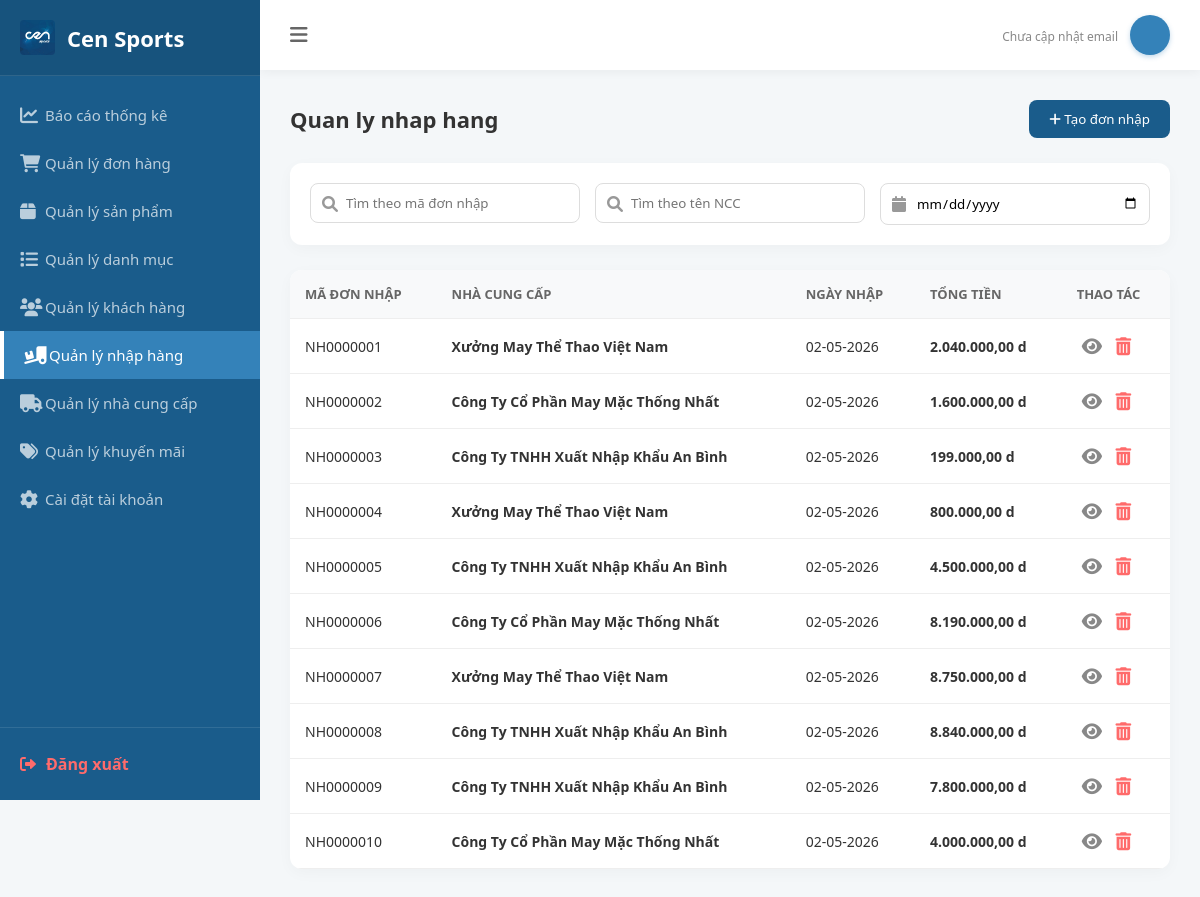
/quan-ly-nhap-hang/, run on the app's committed database.
### QuanLyNhapHang/models.py (models this page shows, shortened)
class NhapHang(models.Model):
    NH_Ma = models.CharField(max_length=9, primary_key=True)
    NCC_Ma = models.ForeignKey(NhaCungCap, on_delete=models.CASCADE)
    NH_Ngay = models.DateField(auto_now_add=True)
    NH_TongTien = models.DecimalField(max_digits=10, decimal_places=2)

### QuanLyNhaCungCap/models.py (models this page shows, shortened)
class NhaCungCap(models.Model):
    NCC_Ma = models.CharField(max_length=9, primary_key=True)
    NCC_Ten = models.CharField(max_length=100)
    NCC_SDT = models.CharField(max_length=10)
    NCC_DChi = models.TextField()

### QuanLyNhapHang/views.py (the view)
# urls.py: path('quan-ly-nhap-hang/', views.nhap_hang_view, name='quan_ly_nhap_hang'),
def nhap_hang_view(request):
    ma_search = request.GET.get("ma_search", "").strip()
    ncc_search = request.GET.get("ncc_search", "").strip()
    ngay_search = request.GET.get("ngay_search", "").strip()
    don_nhaps = NhapHang.objects.select_related("NCC_Ma").all()
    if ma_search:
        don_nhaps = don_nhaps.filter(NH_Ma__icontains=ma_search)
    if ncc_search:
        don_nhaps = don_nhaps.filter(NCC_Ma__NCC_Ten__icontains=ncc_search)
    if ngay_search:
        don_nhaps = don_nhaps.filter(NH_Ngay=ngay_search)
    context = {
        "ds_nhap_hang": don_nhaps.order_by("NH_Ma"),
        "nha_cung_cap": NhaCungCap.objects.all(),
        "san_pham": SanPham.objects.all(),
        "ma_search": ma_search,
        "ncc_search": ncc_search,
        "ngay_search": ngay_search,
    }
    return render(request, "QuanLyNhapHang/QuanLyNhapHang.html", context)

### gioHang/context_processors.py (called while the page is built, shortened)
def cart_count_processor(request):
    return {'cart_count': 0}

### QuanLyNhapHang/templates/QuanLyNhapHang/QuanLyNhapHang.html (shortened to what this page needs)
{% extends "staff/base_staff.html" %}
{% block content %}
<div class="page-header">
    <h2 class="page-title">Quan ly nhap hang</h2>
    <button class="btn-create" onclick="openModal('modalCreate')"><i class="fa fa-plus"></i> Tạo đơn nhập</button>
</div>
<form method="GET" class="filter-bar" id="importSearchForm">
    <div class="search-input">
        <i class="fa fa-search"></i>
        <input
            type="text"
            name="ma_search"
            id="maSearchInput"
            placeholder="Tìm theo mã đơn nhập"
            value="{{ ma_search }}"
            autocomplete="off"
        >
    </div>
    <div class="search-input">
        <i class="fa fa-search"></i>
        <input
            type="text"
            name="ncc_search"
            id="nccSearchInput"
            placeholder="Tìm theo tên NCC"
            value="{{ ncc_search }}"
            autocomplete="off"
        >
    </div>
    <div class="search-input">
        <i class="fa fa-calendar"></i>
        <input
            type="date"
            name="ngay_search"
            id="ngaySearchInput"
            value="{{ ngay_search }}"
            autocomplete="off"
        >
    </div>
</form>
<div class="table-container">
    <table>
        <thead>
            <tr>
                <th>Mã đơn nhập</th>
                <th>Nhà cung cấp</th>
                <th>Ngày nhập</th>
                <th>Tổng tiền</th>
                <th>Thao tác</th>
            </tr>
        </thead>
        <tbody id="importTableBody">
            {% for nhap in ds_nhap_hang %}
            <tr>
                <td>{{ nhap.NH_Ma }}</td>
                <td><b>{{ nhap.NCC_Ma.NCC_Ten }}</b></td>
                <td>{{ nhap.NH_Ngay|date:"d-m-Y" }}</td>
                <td><b>{{ nhap.NH_TongTien }} d</b></td>
                <td>
                    <button class="btn-action btn-view" onclick="openDetailModal('{{ nhap.NH_Ma }}')"><i class="fa fa-eye"></i></button>
                    <button class="btn-action btn-delete" onclick="openDeleteModal('{{ nhap.NH_Ma }}', this)"><i class="fa fa-trash-alt"></i></button>
                </td>
            </tr>
            {% empty %}
            <tr>
                <td colspan="5" style="text-align: center; padding: 40px; color: #999;">Chua co du lieu don nhap</td>
            </tr>
            {% endfor %}
        </tbody>
    </table>
</div>
{% endblock %}

### templates/staff/base_staff.html (style rules this page uses)
:root { --primary-color: #3482b9; --dark-blue: #1a5c8b; --sidebar-width: 260px; --bg-light: #f4f7f9; --text-muted: rgba(255, 255, 255, 0.7); }
* { margin: 0; padding: 0; box-sizing: border-box; font-family: 'Segoe UI', Tahoma, Geneva, Verdana, sans-serif; }
body { display: flex; background-color: var(--bg-light); min-height: 100vh; }

### QuanLyNhapHang/templates/QuanLyNhapHang/QuanLyNhapHang.html (style rules this page uses)
.page-header { display: flex; justify-content: space-between; align-items: center; margin-bottom: 25px; }
.page-title { font-size: 22px; color: #333; font-weight: 700; }
.filter-bar { display: grid; grid-template-columns: repeat(3, 1fr); gap: 15px; background: white; padding: 20px; border-radius: 12px; box-shadow: 0 4px 15px rgba(0,0,0,0.03); margin-bottom: 25px; }
.search-input { position: relative; }
.search-input i { position: absolute; left: 12px; top: 50%; transform: translateY(-50%); color: #999; }
.search-input input { width: 100%; padding: 10px 10px 10px 35px; border: 1px solid #ddd; border-radius: 8px; outline: none; }
.table-container { background: white; border-radius: 12px; box-shadow: 0 4px 15px rgba(0,0,0,0.03); overflow: hidden; }
table { width: 100%; border-collapse: collapse; }
thead { background: #f8f9fa; border-bottom: 1px solid #eee; }
th { padding: 15px; text-align: left; font-size: 13px; color: #666; text-transform: uppercase; }
td { padding: 15px; border-bottom: 1px solid #eee; font-size: 14px; color: #333; }
.btn-create { background: #1a5c8b; color: white; padding: 10px 20px; border-radius: 8px; border: none; cursor: pointer; }
.btn-action { border: none; background: none; cursor: pointer; font-size: 18px; margin: 0 5px; }
.btn-view { color: #888; }
.btn-delete { color: #ff6b6b; }

### data on the page
NhapHang: NH_Ma "NH0000001", NCC_Ma.NCC_Ten "Xưởng May Thể Thao Việt Nam", NH_Ngay "02-05-2026", NH_TongTien "2.040.000,00"
NhapHang: NH_Ma "NH0000002", NCC_Ma.NCC_Ten "Công Ty Cổ Phần May Mặc Thống Nhất", NH_Ngay "02-05-2026", NH_TongTien "1.600.000,00"
NhapHang: NH_Ma "NH0000003", NCC_Ma.NCC_Ten "Công Ty TNHH Xuất Nhập Khẩu An Bình", NH_Ngay "02-05-2026", NH_TongTien "199.000,00"
NhapHang: NH_Ma "NH0000004", NCC_Ma.NCC_Ten "Xưởng May Thể Thao Việt Nam", NH_Ngay "02-05-2026", NH_TongTien "800.000,00"
NhapHang: NH_Ma "NH0000005", NCC_Ma.NCC_Ten "Công Ty TNHH Xuất Nhập Khẩu An Bình", NH_Ngay "02-05-2026", NH_TongTien "4.500.000,00"
NhapHang: NH_Ma "NH0000006", NCC_Ma.NCC_Ten "Công Ty Cổ Phần May Mặc Thống Nhất", NH_Ngay "02-05-2026", NH_TongTien "8.190.000,00"
NhapHang: NH_Ma "NH0000007", NCC_Ma.NCC_Ten "Xưởng May Thể Thao Việt Nam", NH_Ngay "02-05-2026", NH_TongTien "8.750.000,00"
NhapHang: NH_Ma "NH0000008", NCC_Ma.NCC_Ten "Công Ty TNHH Xuất Nhập Khẩu An Bình", NH_Ngay "02-05-2026", NH_TongTien "8.840.000,00"
NhapHang: NH_Ma "NH0000009", NCC_Ma.NCC_Ten "Công Ty TNHH Xuất Nhập Khẩu An Bình", NH_Ngay "02-05-2026", NH_TongTien "7.800.000,00"
NhapHang: NH_Ma "NH0000010", NCC_Ma.NCC_Ten "Công Ty Cổ Phần May Mặc Thống Nhất", NH_Ngay "02-05-2026", NH_TongTien "4.000.000,00"

### other printed values
{{ user.email|default:"Chưa cập nhật email" }} "Chưa cập nhật email"
